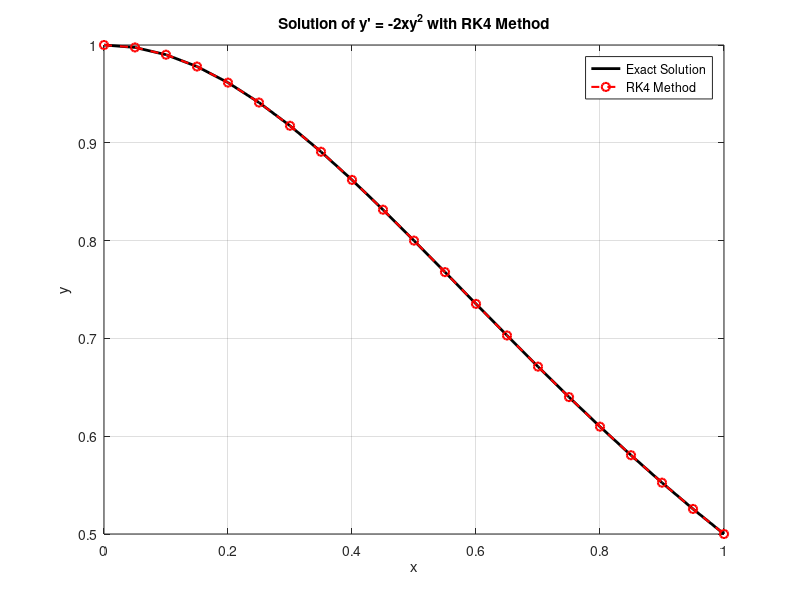

Write MATLAB code to recreate this figure.
%RK-4 Method
clc; clear;

h = 0.05;               
x = 0:h:1;             
n = length(x);         
y = zeros(1, n);       
y(1) = 1;    

f = @(x,y) - 2 .* x .* y.^2;


for i = 1:n-1    

k1 = h * f(x(i), y(i));              
k2 = h * f(x(i) + h/2, y(i) + k1/2);
k3 = h * f(x(i) + h/2, y(i) + k2/2);
k4 = h * f(x(i) + h, y(i) + k3);

k = 1/6 * (k1 + 2 * k2 + 2 * k3 + k4);

y(i+1) = y(i) + k;
end

y_exact = 1 ./ (1 + x.^2);
error = abs(y_exact - y);

disp('    x        y_RK2    y_Exact     Error');
disp('-----------------------------------------------');
for i = 1:n
    fprintf('%8.2f %12.6f %12.6f %12.2e\n', x(i), y(i), y_exact(i), error(i));
end

figure;
plot(x, y_exact, 'k-', 'LineWidth', 2);
hold on;
plot(x, y, 'ro--', 'LineWidth', 1.5, 'MarkerSize', 6);
xlabel('x'); ylabel('y');

title("Solution of y' = -2xy^2 with RK4 Method")

legend('Exact Solution', 'RK4 Method');
grid on;
